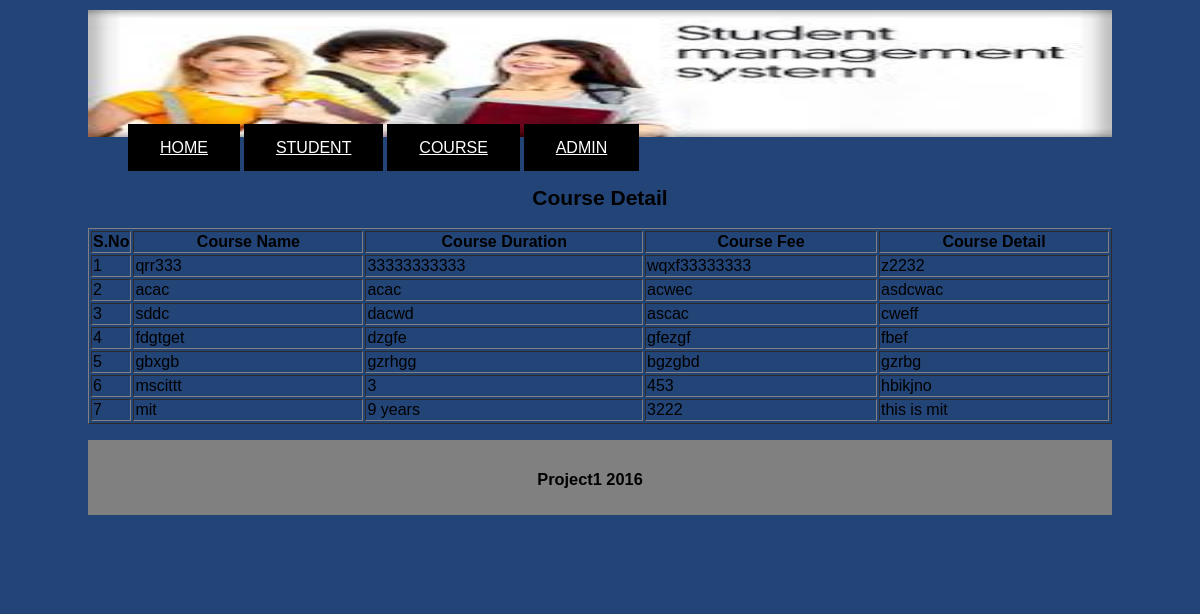
The page /course.php on the database its author committed.
### tables this page shows
CREATE TABLE IF NOT EXISTS `tbl_course` (
  `course_id` int(100) NOT NULL AUTO_INCREMENT,
  `course_name` varchar(100) NOT NULL,
  `course_duration` varchar(100) NOT NULL,
  `course_fee` varchar(100) NOT NULL,
  `course_detail` varchar(100) NOT NULL,
  PRIMARY KEY (`course_id`)
);

### course.php (the view, shortened to what this page needs)
<?php
include("header.php");
?>
<?php
include("menu.php")
?>
<div id=wrapper>
<div class=main>
<h2 align="center"> Course Detail </h2>
<?php
$i=0;
$sql= "select * from tbl_course ";
$result= mysql_query($sql,$con) or die (mysql_error());
if(mysql_num_rows($result) > 0){
echo "<table border='1' width=100%> " ;
echo "<tr>";
	echo"<th>S.No</th>" ;
	echo"<th>Course Name</th>" ;
	echo"<th>Course Duration</th>" ;
	echo"<th>Course Fee</th>" ;
	echo"<th>Course Detail</th>" ;
echo "</tr>" ;
while($row = mysql_fetch_array($result)){
                $i++;
		echo"<tr>";
		echo"<td width='30' height='5'>$i </td>"  ;
		echo"<td>" .$row['course_name']."</td>" ;
		echo"<td>" .$row['course_duration']."</td>" ;
		echo"<td>" .$row['course_fee']."</td>" ;
		echo"<td>" .$row['course_detail']."</td>" ;
	}
	}
echo"</table>";
?>
<?php
include("footer.php");
?>

### header.php (shortened to what this page needs)
<link rel="stylesheet" href="style.css" type="text/css">
<div id="wrapper">
<div id="header" >
<img src="images/images.jpg" width="1024" height="127" />
</div>
</div>

### menu.php (shortened to what this page needs)
<div id="wrapper"
<div class="menu">
<ul>
	<a href="index.php" class="button" role="button">HOME</a>
	<a href="student.php" class="button" role="button">STUDENT</a>
	<a href="course.php" class="button" role="button">COURSE</a>
	<a href="admin/index.php" class="button" role="button">ADMIN</a>
</ul>
</div>

### footer.php
<link rel="stylesheet" href="style.css" type="text/css">
<div id="wrapper">
<div class="footer">
<h3><marquee = "left">Project1 2016</marquee></h3>
</div>
</div>

### style.css (style rules this page uses)
#wrapper { width:1024px; margin:auto; }
#header { margin:10px 0 0 0; background-color:#224477; height:115px; }
.button { background-color: #000000; color: white; padding: 15px 32px; text-align: ; font-size: 16px; }
.menu { background-color:#00000; height:30px; margin:3px 0 0 0; }
.main { background-color:#224477; height:400px; margin:3px 0 0 0; }
.footer { height:75px; background-color:grey; }
.footer h3 { text-align:center; text-decoration:none; padding:30px 20px 0 0; }

### rows shown on the page
tbl_course: course_name "qrr333", course_duration "33333333333", course_fee "wqxf33333333", course_detail "z2232"
tbl_course: course_name "acac", course_duration "acac", course_fee "acwec", course_detail "asdcwac"
tbl_course: course_name "sddc", course_duration "dacwd", course_fee "ascac", course_detail "cweff"
tbl_course: course_name "fdgtget", course_duration "dzgfe", course_fee "gfezgf", course_detail "fbef"
tbl_course: course_name "gbxgb", course_duration "gzrhgg", course_fee "bgzgbd", course_detail "gzrbg"
tbl_course: course_name "mscittt", course_duration "3", course_fee "453", course_detail "hbikjno"
tbl_course: course_name "mit", course_duration "9 years", course_fee "3222", course_detail "this is mit"
